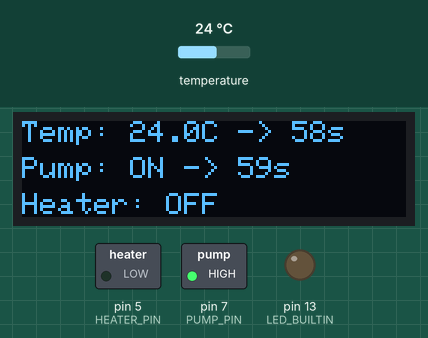
Bench run of a program on a simulated Arduino Nano, built with avr-gcc and run on an emulated ATmega328P. On the bench: 128×32 one-colour display, switched loads named in the program (green lamp = pin HIGH), output pins drawn as LEDs (lit = HIGH). The inputs (shaded band) are chosen by the test bench; at power-on: temperature 24 °C.

Above: at 1.1 s.
At 5.1 s:
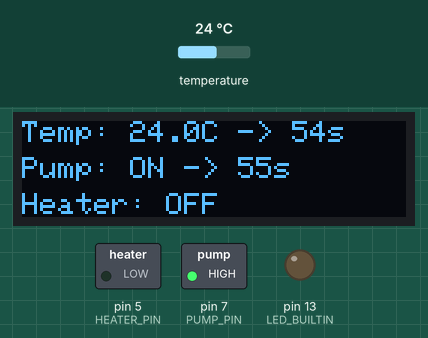
At 10.1 s:
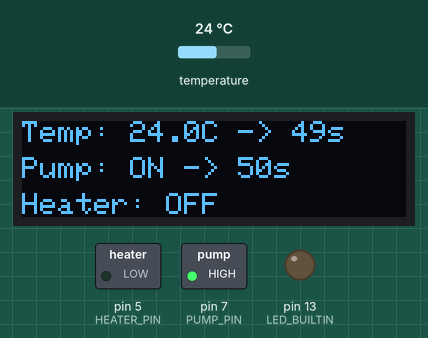
At 20.1 s:
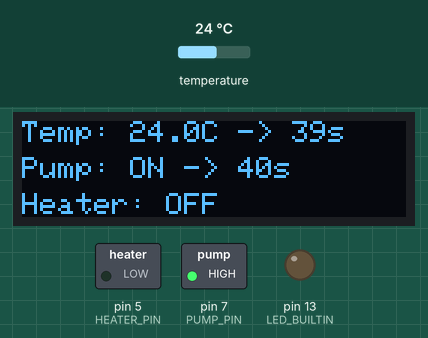
At 29.1 s:
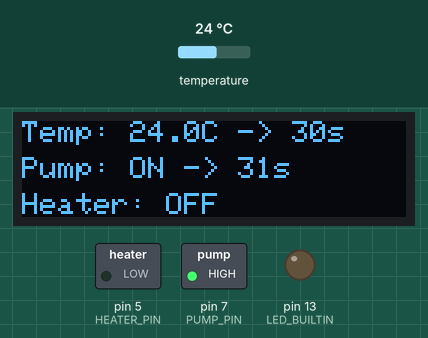
At 39.1 s:
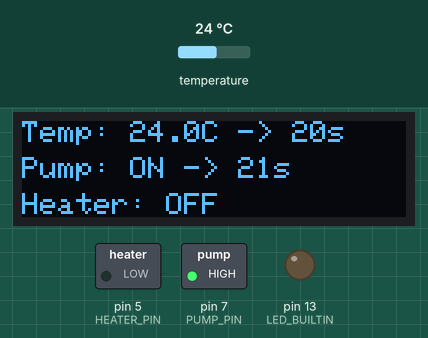

The program:

main.cpp
```cpp
#include <Arduino.h>
#include <OneWire.h>
#include <DallasTemperature.h>
#include <Wire.h>
#include <Adafruit_GFX.h>
#include <Adafruit_SSD1306.h>

const int HEATER_PIN = 5;  // Digital pin for relay control
const int PUMP_PIN = 7;  // Digital pin for water pump control
const int TEMP_SENSOR_PIN = 3;  // Digital pin for DS18B20 temperature sensor
const float TEMP_TOO_LOW = 7;
const float TEMP_TOO_HIGH = 10;
const float TEMP_SAFETY_MIN = -25;  // Below this, assume sensor fault and disable heater
const int TEN_SECONDS = 10000;  // 10 seconds in milliseconds

const unsigned long TEMP_READ_INTERVAL = 60000;  // Read temperature every 60 seconds
unsigned long lastTempRead = 0;

// Display update interval
const unsigned long DISPLAY_UPDATE_INTERVAL = 1000;  // Update display every 1 second
unsigned long lastDisplayUpdate = 0;

// Pump configuration
const unsigned long PUMP_INTERVAL = 3600000;  // How often to pump in millis (1 hour)
const unsigned long PUMP_DURATION = 60000;  // How long to pump each time in millis
const unsigned long STARTUP_PUMP_DURATION = 300000;  // Pump for 5 minutes on boot
unsigned long lastPumpStart = 0;
bool pumpRunning = false;
bool initialPumpPhase = false;

OneWire oneWire(TEMP_SENSOR_PIN);
DallasTemperature tempSensor(&oneWire);

// OLED display configuration
#define SCREEN_WIDTH 128
#define SCREEN_HEIGHT 32
#define OLED_RESET -1
#define SCREEN_ADDRESS 0x3C
Adafruit_SSD1306 display(SCREEN_WIDTH, SCREEN_HEIGHT, &Wire, OLED_RESET);

float currentTemp = 0.0;
bool heaterState = false;

void updateDisplay() {
  display.clearDisplay();
  display.setTextSize(1);
  display.setTextColor(SSD1306_WHITE);

  // Display temperature with countdown
  display.setCursor(0, 0);
  display.print("Temp: ");
  display.print(currentTemp, 1);
  display.print("C -> ");

  unsigned long timeSinceTempRead = millis() - lastTempRead;
  unsigned long timeUntilNextRead = TEMP_READ_INTERVAL - timeSinceTempRead;
  unsigned long secondsUntilNextRead = timeUntilNextRead / 1000;
  unsigned long minutesUntilNextRead = secondsUntilNextRead / 60;
  unsigned long remainingSecondsTemp = secondsUntilNextRead % 60;

  if (minutesUntilNextRead > 0) {
    display.print(minutesUntilNextRead);
    display.print("m ");
  }
  display.print(remainingSecondsTemp);
  display.print("s");

  // Display pump state with countdown
  display.setCursor(0, 12);
  display.print("Pump: ");
  display.print(pumpRunning ? "ON" : "OFF");

  if (pumpRunning) {
    display.print(" -> ");
    unsigned long timeSincePumpOn = millis() - lastPumpStart;
    unsigned long timeUntilOff = PUMP_DURATION - timeSincePumpOn;
    unsigned long secondsUntilOff = timeUntilOff / 1000;
    display.print(secondsUntilOff);
    display.print("s");
  } else {
    display.print(" -> ");
    unsigned long timeSinceStart = millis() - lastPumpStart;
    unsigned long timeUntilNext = PUMP_INTERVAL - timeSinceStart;
    unsigned long secondsUntilNext = timeUntilNext / 1000;
    unsigned long minutesUntilNext = secondsUntilNext / 60;
    unsigned long remainingSeconds = secondsUntilNext % 60;

    if (minutesUntilNext > 0) {
      display.print(minutesUntilNext);
      display.print("m ");
    }
    display.print(remainingSeconds);
    display.print("s");
  }

  display.setCursor(0, 24);
  display.print("Heater: ");
  display.print(heaterState ? "ON" : "OFF");

  display.display();
}

void heaterOn() {
  digitalWrite(HEATER_PIN, HIGH);
  digitalWrite(LED_BUILTIN, HIGH);
  heaterState = true;
}

void heaterOff() {
  digitalWrite(HEATER_PIN, LOW);
  digitalWrite(LED_BUILTIN, LOW);
  heaterState = false;
}

void pumpOn() {
  digitalWrite(PUMP_PIN, HIGH);
}

void pumpOff() {
  digitalWrite(PUMP_PIN, LOW);
}

float readTemperature() {
  tempSensor.requestTemperatures();
  return tempSensor.getTempCByIndex(0);
}

void runPump(unsigned long currentMillis) {
  if (!pumpRunning && (currentMillis - lastPumpStart >= PUMP_INTERVAL)) {
    // Start pumping
    pumpOn();
    pumpRunning = true;
    lastPumpStart = currentMillis;
    Serial.println("Pump started");

    // Re-initialize display after MOSFET switching
    delay(50);
    display.begin(SSD1306_SWITCHCAPVCC, SCREEN_ADDRESS);
    display.clearDisplay();

  } else if (pumpRunning && (currentMillis - lastPumpStart >= (initialPumpPhase ? STARTUP_PUMP_DURATION : PUMP_DURATION))) {
    // Stop pumping after duration
    pumpOff();
    pumpRunning = false;
    initialPumpPhase = false;
    Serial.println("Pump stopped");

    // Re-initialize display after MOSFET switching
    delay(50);
    display.begin(SSD1306_SWITCHCAPVCC, SCREEN_ADDRESS);
    display.clearDisplay();

  }
}

void runHeating(unsigned long currentMillis) {
  if (currentMillis - lastTempRead >= TEMP_READ_INTERVAL) {
    lastTempRead = currentMillis;
    currentTemp = readTemperature();
    Serial.print("Temperature: ");
    Serial.print(currentTemp);
    Serial.println(" °C");

    if (currentTemp == DEVICE_DISCONNECTED_C || isnan(currentTemp) || currentTemp < TEMP_SAFETY_MIN) {
      heaterOff();
      Serial.println("Heater OFF (invalid temperature reading)");
    } else if (currentTemp <= TEMP_TOO_LOW) {
      heaterOn();
      Serial.println("Heater ON");
    } else if (currentTemp >= TEMP_TOO_HIGH) {
      heaterOff();
      Serial.println("Heater OFF");
    }


  }
}

void setup() {
  // put your setup code here, to run once:
  Serial.begin(9600);
  pinMode(LED_BUILTIN, OUTPUT);
  pinMode(HEATER_PIN, OUTPUT);
  pinMode(PUMP_PIN, OUTPUT);
  tempSensor.begin();
  heaterOff();  // Ensure heat pad is OFF at startup

  // Run pump for 5 minutes at boot to prime the system
  pumpOn();
  pumpRunning = true;
  initialPumpPhase = true;
  lastPumpStart = millis();

  // Initialize OLED display
  if(!display.begin(SSD1306_SWITCHCAPVCC, SCREEN_ADDRESS)) {
    Serial.println(F("SSD1306 allocation failed"));
    for(;;); // Don't proceed, loop forever
  }
  display.clearDisplay();
  display.display();

  // Show initial reading
  currentTemp = readTemperature();
  updateDisplay();
}

void loop() {
  unsigned long currentMillis = millis();

  runPump(currentMillis);
  runHeating(currentMillis);

  // Update display at regular intervals
  if (currentMillis - lastDisplayUpdate >= DISPLAY_UPDATE_INTERVAL) {
    lastDisplayUpdate = currentMillis;
    updateDisplay();
  }
}
```

Measured:
- what the display in image 0 shows lasts 1.0 s, from 1.0 s to 2.0 s
